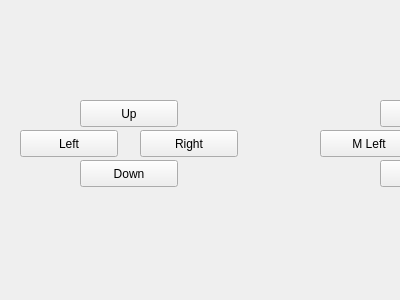
<?xml version="1.0" encoding="UTF-8"?>
<ui version="4.0">
 <class>Form</class>
 <widget class="QWidget" name="Form">
  <property name="geometry">
   <rect>
    <x>0</x>
    <y>0</y>
    <width>400</width>
    <height>300</height>
   </rect>
  </property>
  <property name="windowTitle">
   <string>Form</string>
  </property>
  <widget class="QPushButton" name="Up">
   <property name="geometry">
    <rect>
     <x>80</x>
     <y>100</y>
     <width>98</width>
     <height>27</height>
    </rect>
   </property>
   <property name="text">
    <string>Up</string>
   </property>
  </widget>
  <widget class="QPushButton" name="Down">
   <property name="geometry">
    <rect>
     <x>80</x>
     <y>160</y>
     <width>98</width>
     <height>27</height>
    </rect>
   </property>
   <property name="text">
    <string>Down</string>
   </property>
  </widget> 
   <widget class="QPushButton" name="Left">
   <property name="geometry">
    <rect>
     <x>20</x>
     <y>130</y>
     <width>98</width>
     <height>27</height>
    </rect>
   </property>
   <property name="text">
    <string>Left</string>
   </property>
  </widget> 
  <widget class="QPushButton" name="Right">
   <property name="geometry">
    <rect>
     <x>140</x>
     <y>130</y>
     <width>98</width>
     <height>27</height>
    </rect>
   </property>
   <property name="text">
    <string>Right</string>
   </property>
  </widget> 
  <widget class="QPushButton" name="MUp">
   <property name="geometry">
    <rect>
     <x>380</x>
     <y>100</y>
     <width>98</width>
     <height>27</height>
    </rect>
   </property>
   <property name="text">
    <string>M Up</string>
   </property>
  </widget> 
  <widget class="QPushButton" name="MDown">
   <property name="geometry">
    <rect>
     <x>380</x>
     <y>160</y>
     <width>98</width>
     <height>27</height>
    </rect>
   </property>
   <property name="text">
    <string>M Down</string>
   </property>
  </widget> 
   <widget class="QPushButton" name="MLeft">
   <property name="geometry">
    <rect>
     <x>320</x>
     <y>130</y>
     <width>98</width>
     <height>27</height>
    </rect>
   </property>
   <property name="text">
    <string>M Left</string>
   </property>
  </widget> 
  <widget class="QPushButton" name="MRight">
   <property name="geometry">
    <rect>
     <x>440</x>
     <y>130</y>
     <width>98</width>
     <height>27</height>
    </rect>
   </property>
   <property name="text">
    <string>M Right</string>
   </property>
  </widget> 
 </widget>
 <resources/>
 <connections/>
</ui>
